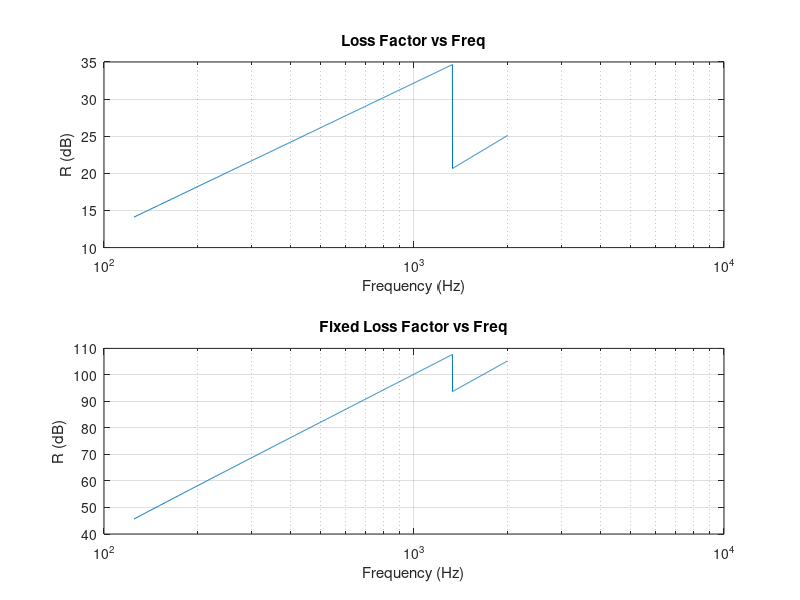

MATLAB code for this plot:
%Homework 6 
clear

fcr = 1330;
f1 = 125:1:fcr;
f2 = fcr:1:2000;
f = 125:1:2001;
w = 2*pi*f;
m1 = 7.62;
rho = 1.21;
c = 345;
w1 = 2*pi*f1;
w2 = 2*pi*f2;

h = 0.0127;
cl = 3873;
n = 1e-2;

R1 = 20*log10((m1 * w1)/(2*rho*c)) - 3;
R2 = 20*log10((m1*w2)/(2*rho*c))+5*log10(f2/fcr)+10*log10(2*n);
R = [R1 R2];
subplot(211)
semilogx(f,R)
title('Loss Factor vs Freq')
xlabel('Frequency (Hz)')
ylabel('R (dB)')
grid on

%double leaf partition
m1 = 15.2;
m2 = 30.5;
rho0 = 1.21;
d = 0.1524;
s = rho*c*c/d;
w0 =s/m2;

R1 = 20*log10((m1 * w1)/(2*rho*c)) - 3;
R2 = 20*log10((m1*w2)/(2*rho*c))+5*log10(f2/fcr)+10*log10(2*n);
R = [R1 R2];

Rnew = R + 10*log10((1-w.*w/w0).*(1-w.*w/w0));

subplot(212)
semilogx(f,Rnew)
title('Fixed Loss Factor vs Freq')
xlabel('Frequency (Hz)')
ylabel('R (dB)')
grid on;
